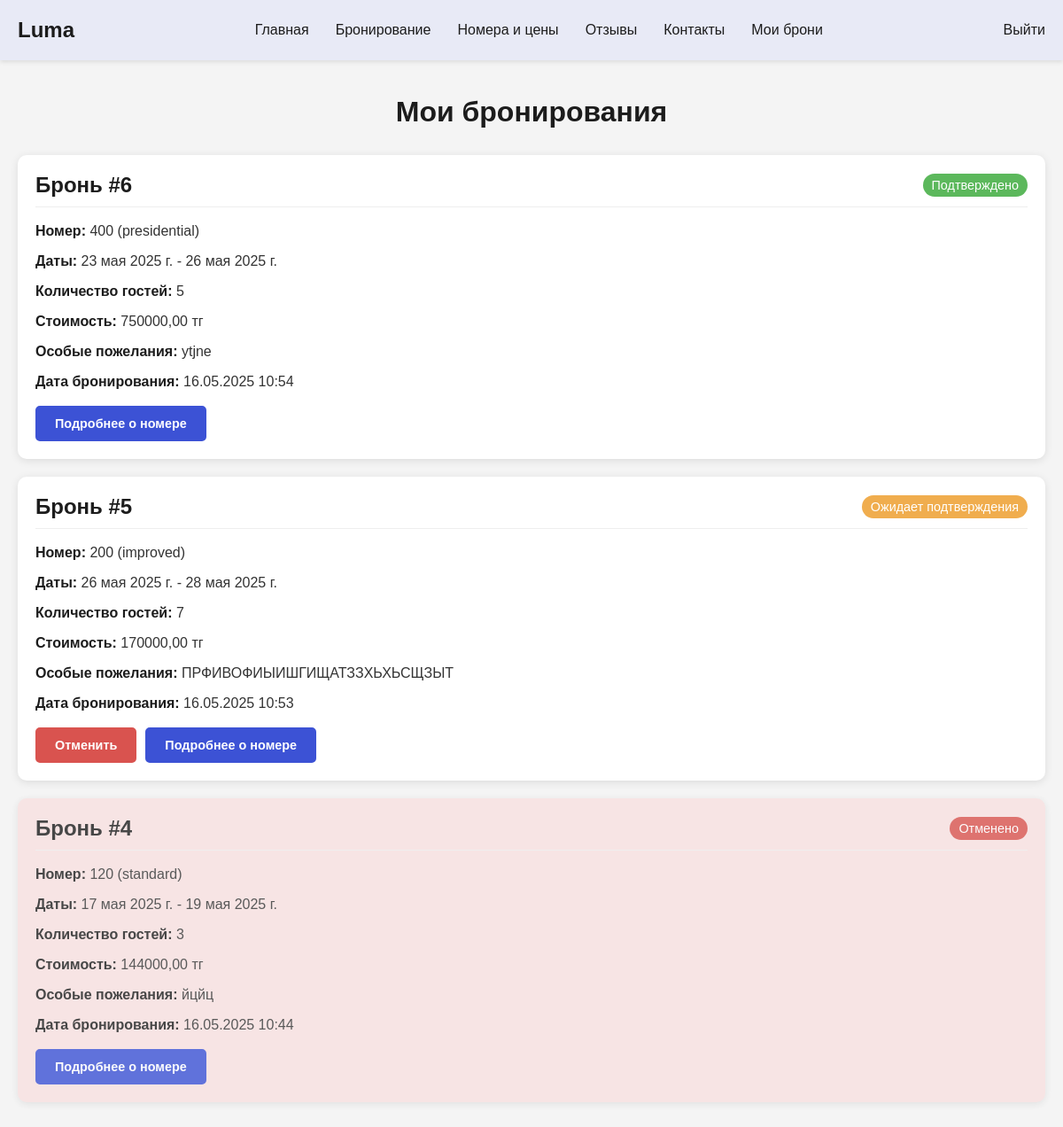
/my-bookings/ (signed in), run on an earlier commit of the app's database.
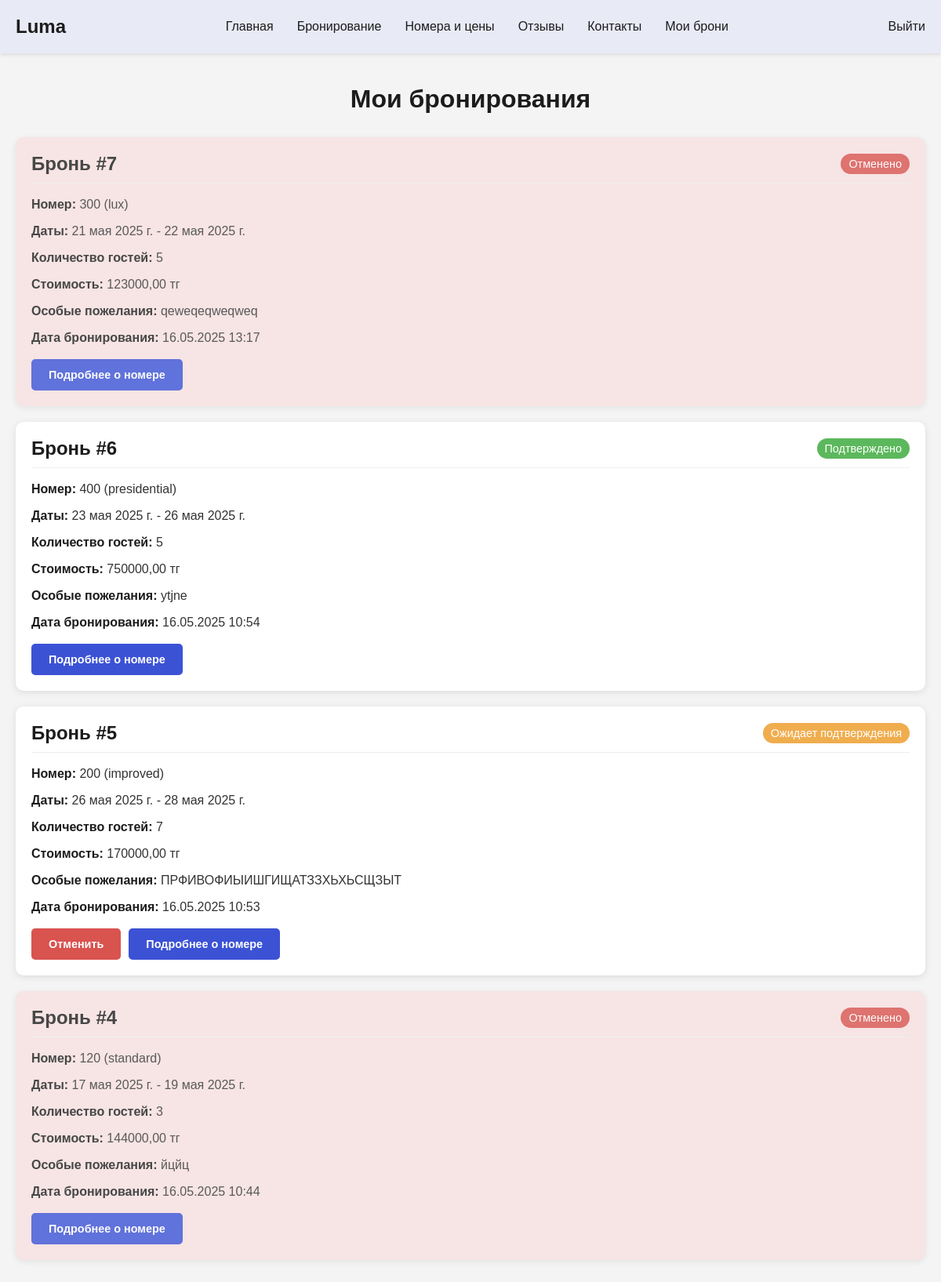
And on a later commit of the database.
### booking/models.py (models this page shows, shortened)
class Booking(models.Model):
    STATUS_CHOICES = [
        ('pending', 'Ожидает подтверждения'),
        ('confirmed', 'Подтверждено'),
        ('cancelled', 'Отменено'),
    ]
    user = models.ForeignKey(User, on_delete=models.CASCADE, verbose_name="Пользователь")
    room = models.ForeignKey(Room, on_delete=models.CASCADE, verbose_name="Номер")
    check_in_date = models.DateField(verbose_name="Дата заезда")
    check_out_date = models.DateField(verbose_name="Дата выезда")
    total_price = models.DecimalField(max_digits=10, decimal_places=2, verbose_name="Итоговая стоимость")
    status = models.CharField(max_length=20, choices=STATUS_CHOICES, default='pending', verbose_name="Статус")
    created_at = models.DateTimeField(auto_now_add=True, verbose_name="Дата создания")
    guest_count = models.PositiveIntegerField(verbose_name="Количество гостей")
    special_requests = models.TextField(blank=True, null=True, verbose_name="Особые пожелания")
    class Meta:
        verbose_name = "Бронирование"
        verbose_name_plural = "Бронирования"

class Room(models.Model):
    room_number = models.CharField(max_length=10, unique=True, verbose_name="Номер комнаты")
    room_type = models.ForeignKey(RoomType, on_delete=models.CASCADE, verbose_name="Тип номера")
    price_per_night = models.DecimalField(max_digits=10, decimal_places=2, verbose_name="Цена за ночь")
    capacity = models.PositiveIntegerField(verbose_name="Вместимость")
    description = models.TextField(verbose_name="Описание")
    is_available = models.BooleanField(default=True, verbose_name="Доступен")
    image = models.ImageField(upload_to='rooms/', blank=True, null=True, verbose_name="Изображение номера")
    class Meta:
        verbose_name = "Номер"
        verbose_name_plural = "Номера"

class RoomType(models.Model):
    name = models.CharField(max_length=100, verbose_name="Название типа номера")
    description = models.TextField(verbose_name="Описание")
    base_price = models.DecimalField(max_digits=10, decimal_places=2, verbose_name="Базовая цена за ночь")
    capacity = models.PositiveIntegerField(verbose_name="Вместимость")
    image = models.ImageField(upload_to='room_types/', blank=True, null=True, verbose_name="Изображение типа номера")
    class Meta:
        verbose_name = "Тип номера"
        verbose_name_plural = "Типы номеров"

### booking/views.py (the view)
# urls.py: path('my-bookings/', views.my_bookings_view, name='my_bookings'),
@login_required
def my_bookings_view(request):
    bookings = Booking.objects.filter(user=request.user).order_by('-created_at')
    return render(request, 'my_bookings.html', {'bookings': bookings})

### booking/templates/my_bookings.html (shortened to what this page needs)
{% load static %}
<!DOCTYPE html>
<html lang="ru">
<head>
    <link rel="stylesheet" href="{% static 'my_bookings.css' %}">
</head>
<body>
    <header>
        <div class="logo">Luma</div>
        <nav>
            <ul>
                <li><a href="{% url 'home' %}">Главная</a></li>
                <li><a href="{% url 'booking' %}">Бронирование</a></li>
                <li><a href="{% url 'room_list' %}">Номера и цены</a></li>
                <li><a href="{% url 'reviews' %}">Отзывы</a></li>
                <li><a href="{% url 'contact' %}">Контакты</a></li>
                <li><a href="{% url 'my_bookings' %}">Мои брони</a></li>
            </ul>
        </nav>
        <div class="user-account"><a href="{% url 'login' %}">Выйти</a></div>
    </header>
    <main>
        <section class="bookings-section">
            <h2>Мои бронирования</h2>
            {% if bookings %}
                <div class="bookings-list">
                    {% for booking in bookings %}
                        <div class="booking-card {% if booking.status == 'cancelled' %}cancelled{% endif %}">
                            <div class="booking-header">
                                <h3>Бронь #{{ booking.id }}</h3>
                                <span class="status status-{{ booking.status }}">{{ booking.get_status_display }}</span>
                            </div>
                            <div class="booking-details">
                                <p><strong>Номер:</strong> {{ booking.room.room_number }} ({{ booking.room.room_type.name }})</p>
                                <p><strong>Даты:</strong> {{ booking.check_in_date }} - {{ booking.check_out_date }}</p>
                                <p><strong>Количество гостей:</strong> {{ booking.guest_count }}</p>
                                <p><strong>Стоимость:</strong> {{ booking.total_price }} тг</p>
                                {% if booking.special_requests %}
                                    <p><strong>Особые пожелания:</strong> {{ booking.special_requests }}</p>
                                {% endif %}
                                <p><strong>Дата бронирования:</strong> {{ booking.created_at|date:"d.m.Y H:i" }}</p>
                            </div>
                            <div class="booking-actions">
                                {% if booking.status == 'pending' %}
                                    <form action="{% url 'cancel_booking' booking.id %}" method="post" style="display:inline;">
                                        <button type="submit" class="btn cancel-btn" onclick="return confirm('Вы уверены, что хотите отменить бронирование?');">Отменить</button>
                                    </form>
                                {% endif %}
                                <a href="{% url 'room_info' booking.room.id %}" class="btn view-btn">Подробнее о номере</a>
                            </div>
                        </div>
                    {% endfor %}
                </div>
            {% else %}
                <p class="no-bookings">У вас пока нет бронирований.</p>
            {% endif %}
        </section>
    </main>
</body>
</html>

What changed in the data, as far as the page shows it:
added Booking: id "7", status "Отменено", room.room_number "300", room.room_type.name "lux", check_in_date "21 мая 2025 г.", check_out_date "22 мая 2025 г.", guest_count "5", total_price "123000,00", special_requests "qeweqeqweqweq", created_at "16.05.2025 13:17"
